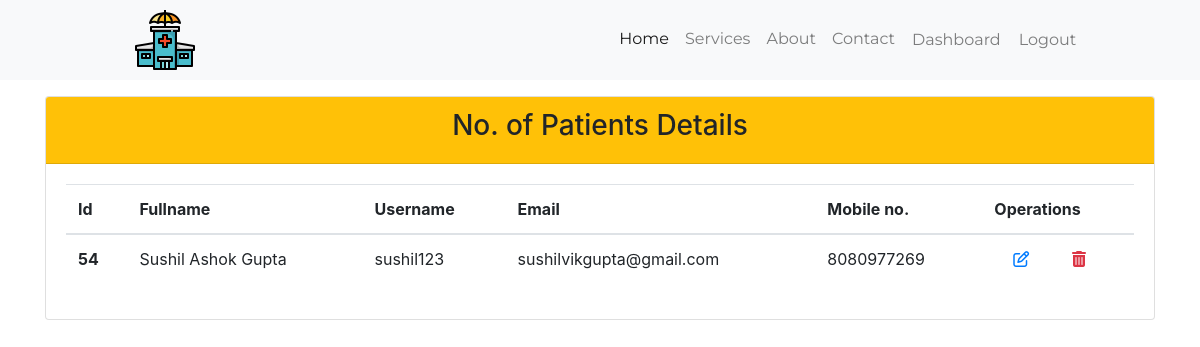
Page /NPatients.php on the committed database.
### tables this page shows
CREATE TABLE `registration` (
  `id` int(255) NOT NULL,
  `fname` varchar(255) NOT NULL,
  `usname` varchar(255) NOT NULL,
  `email` varchar(255) NOT NULL,
  `mob` varchar(255) NOT NULL,
  `passwd` varchar(255) NOT NULL,
  `cpasswd` varchar(255) NOT NULL
);

### NPatients.php (the view, shortened to what this page needs)
<?php
include 'DBcon.php';
?>
<!DOCTYPE html>
<html lang="en">
<head>
    <?php include 'AllLinks.php' ?>
</head>
<body>
<nav class="navbar navbar-expand-lg navbar-light bg-light">
        <img src="./Icons/hospital.png" class="img-fluid" alt="">
      <div class="collapse navbar-collapse" id="collapsibleNavId">
        <ul class="navbar-nav ml-auto mt-2 mt-lg-0">
          <li class="nav-item active">
            <a class="nav-link" href="Index.php">Home <span class="sr-only">(current)</span></a>
          </li>
          <li class="nav-item">
            <a class="nav-link" href="#">Services</a>
          </li>
          <li class="nav-item">
            <a class="nav-link" href="#">About</a>
          </li>
          <li class="nav-item">
            <a class="nav-link" href="#">Contact</a>
          </li>
          <li class="nav-item">
            <a class="nav-link btn btn-outline-light" href="HospitalDashboard.php">Dashboard</a>
          </li>
          <li class="nav-item">
            <a class="nav-link btn btn-outline-light" href="Logout.php">Logout</a>
          </li>
        </ul>
      </div>
</nav>
<div class="container">
    <div class="row">
        <div class="col">
            <div class="card mt-3">
                <div class="card-header text-center bg-warning">
                    <h3>No. of Patients Details</h3>
                </div>
                <div class="card-body">
                    <table class="table">
                        <thead>
                            <tr>
                            <th scope="col">Id</th>
                            <th scope="col">Fullname</th>
                            <th scope="col">Username</th>
                            <th scope="col">Email</th>
                            <th scope="col">Mobile no.</th>
                            <th scope="col" colspan="2">Operations</th>
                            </tr>
                        </thead>
                    <tbody>
                    <?php
                        $sqlquery="select * from registration";
                        $result=$con->query($sqlquery);
                        while($res= mysqli_fetch_array($result)){
                        ?>
                        <tr>
                        <th scope="row"><?php echo $res['id']; ?></th>
                            <td><?php echo $res['fname']; ?></td>
                            <td><?php echo $res['usname']; ?></td>
                            <td><?php echo $res['email']; ?></td>
                            <td><?php echo $res['mob']; ?></td>
                            <td class="text-center"><a href="NPatientsEdits.php?id=<?php echo $res['id']; ?>" title="Edit"><i class="fa fa-edit" aria-hidden="true"></i></a></td>
                            <td><a href="PatientsDelete.php?id=<?php echo $res['id']?>"><i class="fa fa-trash text-danger" aria-hidden="true" title="Delete"></i></a></td>
                        </tr>
                        <?php
                        }
                    ?>
                    </tbody>
                    </table>
                </div>
            </div>
        </div>
    </div>
</div>
</body>
</html>

### nav.css (style rules this page uses)
* { margin: 0%; padding: 0%; }
.navbar img { margin-left: 10%; }
.collapse ul { margin-right: 10% !important; }
.navbar-nav a { font-family:Montserrat; }

### rows in the picture
registration: id "54", fname "Sushil Ashok Gupta", usname "sushil123", email "sushilvikgupta@gmail.com", mob "8080977269"
